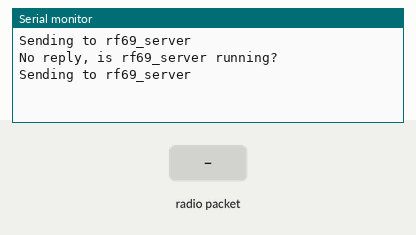
Simulated run of this sketch. Board: Arduino Uno, built with avr-gcc and run on an emulated ATmega328P. Parts: the last lines printed to the serial monitor. Inputs (shaded band) come from the test bench. No radio packets arrive unless stated.

Above: at 1.2 s.
1.3 s: radio packet "1" arrives
At 1.56 s:
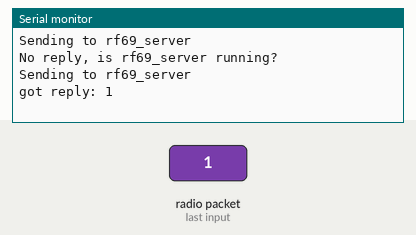
2.8 s: radio packet "0" arrives
At 3.07 s:
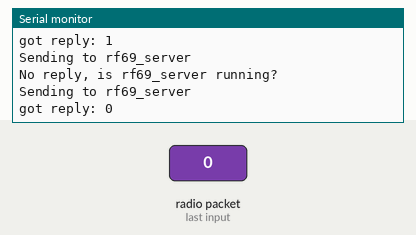
4.3 s: radio packet "2" arrives
At 4.57 s:
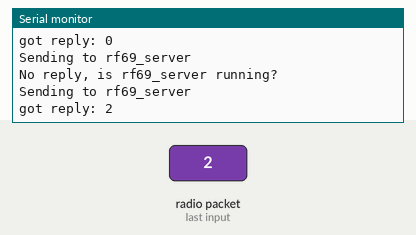

The sketch:

rf69_client-sergio.ino
```cpp
// rf69_client.pde
// -*- mode: C++ -*-
// Example sketch showing how to create a simple messageing client
// with the RH_RF69 class. RH_RF69 class does not provide for addressing or
// reliability, so you should only use RH_RF69  if you do not need the higher
// level messaging abilities.
// It is designed to work with the other example rf69_server.
// Demonstrates the use of AES encryption, setting the frequency and modem
// configuration
// Tested on Moteino with RFM69 http://lowpowerlab.com/moteino/
// Tested on miniWireless with RFM69 www.anarduino.com/miniwireless
// Tested on Teensy 3.1 with RF69 on PJRC breakout board

#include <SPI.h>
#include <RH_RF69.h>

#define RFM69_RESET 14  //A0
#define RFM69_NSS 9
#define RFM69_DIO0 3

#define SPI_CS               9 // SS is the SPI slave select pin, for WireLess Gate Shield - D9
#define RF69_IRQ_PIN          3 // INT1 on AVRs should be connected to DIO0 (ex on Atmega328 it's D3)

#define MOSI 11
#define MISO 12
#define SCK 13

#define RF433_NSS 9
#define RF433_IRQ 3
#define RF433_RESET 14

// Singleton instance of the radio driver
RH_RF69 rf69(9,3);
//RH_RF69 rf69(9.3);
//RH_RF69 rf69(15, 16); // For RF69 on PJRC breakout board with Teensy 3.1
//RH_RF69 rf69(4, 2); // For MoteinoMEGA https://lowpowerlab.com/shop/moteinomega
//RH_RF69 rf69(8, 7); // Adafruit Feather 32u4
//RH_RF69 rf69(8, 7); // Adafruit Feather 32u4

void setup()
{
  Serial.begin(9600);
  while (!Serial)
    ;
  if (!rf69.init())
    Serial.println("init failed");
  // Defaults after init are 434.0MHz, modulation GFSK_Rb250Fd250, +13dbM (for low power module)
  // No encryption
  if (!rf69.setFrequency(433.0))
    Serial.println("setFrequency failed");

  // If you are using a high power RF69 eg RFM69HW, you *must* set a Tx power with the
  // ishighpowermodule flag set like this:
  rf69.setTxPower(14, true);

  // The encryption key has to be the same as the one in the server
  uint8_t key[] = { 0x01, 0x02, 0x03, 0x04, 0x05, 0x06, 0x07, 0x08,
                    0x01, 0x02, 0x03, 0x04, 0x05, 0x06, 0x07, 0x08};
  rf69.setEncryptionKey(key);
}


void loop()
{
  Serial.println("Sending to rf69_server");
  // Send a message to rf69_server
  uint8_t data[] = "Hello World!";
  rf69.send(data, sizeof(data));

  rf69.waitPacketSent();
  // Now wait for a reply
  uint8_t buf[RH_RF69_MAX_MESSAGE_LEN];
  uint8_t len = sizeof(buf);

  if (rf69.waitAvailableTimeout(500))
  {
    // Should be a reply message for us now
    if (rf69.recv(buf, &len))
    {
      Serial.print("got reply: ");
      Serial.println((char*)buf);
    }
    else
    {
      Serial.println("recv failed");
    }
  }
  else
  {
    Serial.println("No reply, is rf69_server running?");
  }
  delay(400);
}
```

Measured:
- after the input at 1.3 s, the serial monitor: prints a new line at once (image 1)
- after the input at 2.8 s, the serial monitor: prints a new line at once (image 2)
- after the input at 4.3 s, the serial monitor: prints a new line at once (image 3)
